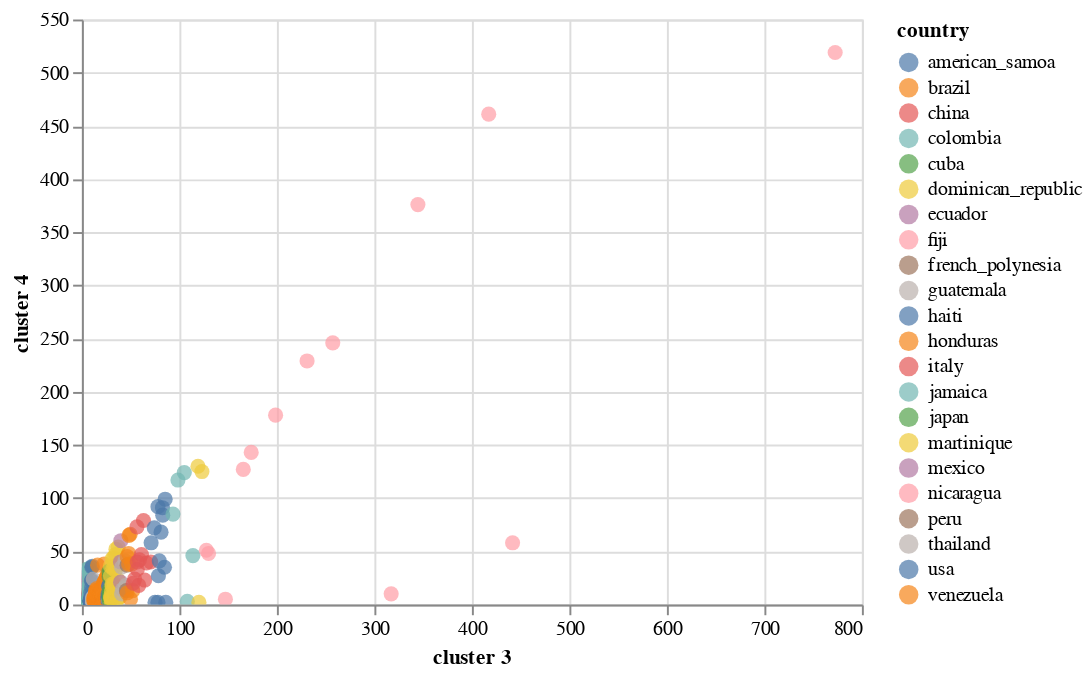

The notebook cell saved with this chart:
### Code cell
import altair as alt

alt.Chart(finalDf).mark_circle(size=60).encode(
    x='cluster 3',
    y='cluster 4',
    color='country',
    tooltip=['strain', 'country']
).interactive()
#Make this into a website (view compiled vega -- gives you the javascript -- put that into a HTML script)

### Figure 1 — Vega-Lite specification as saved in the notebook (floating-point values rounded to 4 significant figures; data arrays with more than 128 entries replaced by an {"elided": "..."} marker saying what was removed)
{"$schema": "https://vega.github.io/schema/vega-lite/v3.3.0.json", "config": {"mark": {"tooltip": null}, "view": {"height": 300, "width": 400}}, "data": {"name": "data-9bd8784e697067d7b79e6cd17bd50afa"}, "datasets": {"data-9bd8784e697067d7b79e6cd17bd50afa": {"elided": "701 records"}}, "encoding": {"color": {"field": "country", "type": "nominal"}, "tooltip": [{"field": "strain", "type": "nominal"}, {"field": "country", "type": "nominal"}], "x": {"field": "cluster 3", "type": "quantitative"}, "y": {"field": "cluster 4", "type": "quantitative"}}, "mark": {"size": 60, "type": "circle"}, "selection": {"selector002": {"bind": "scales", "encodings": ["x", "y"], "type": "interval"}}}
